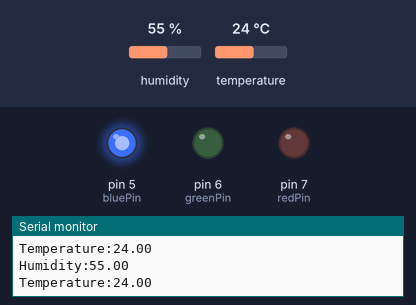
A sketch run on a simulated Arduino Uno, built with avr-gcc and run on an emulated ATmega328P. Parts: output pins drawn as LEDs (lit = HIGH), the last lines printed to the serial monitor. The inputs (shaded band) are chosen by the test bench; at power-on: temperature 24 °C, humidity 55 %.

Above: at 5.1 s.
5.2 s: temperature set to 27 °C
At 7.0 s:
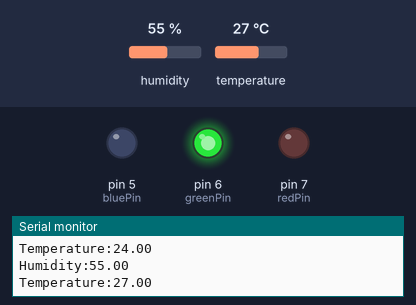
8.6 s: temperature set to 12 °C
At 9.6 s:
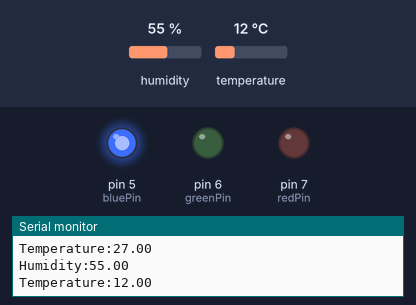
12.0 s: temperature set to 28 °C
At 14.9 s:
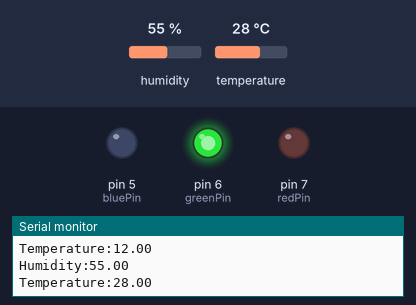
Timing chart, 0 to 16.4 s (numbered marks = the images above; inputs shaded):
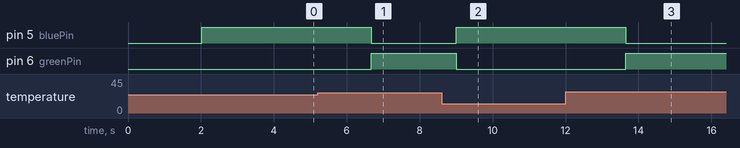

Measured:
- the behaviour switches between 25 and 26 °C on temperature (found by bisection; images 0 and 1)
- after the input at 5.2 s, pin 5 (bluePin): HIGH → LOW after 1.5 s; pin 6 (greenPin): LOW → HIGH after 1.5 s
- after the input at 8.6 s, pin 5 (bluePin): LOW → HIGH after 0.40 s; pin 6 (greenPin): HIGH → LOW after 0.40 s
- after the input at 12.0 s, pin 5 (bluePin): HIGH → LOW after 1.6 s; pin 6 (greenPin): LOW → HIGH after 1.6 s

The sketch:

sketch_jan16a.ino
```cpp
#include "DHT.h"

#define dht_1 2
#define DHTTYPE DHT11
DHT dht(dht_1,DHTTYPE);


int redPin=7;
int greenPin=6;
int bluePin=5;

void setup() {
  // put your setup code here, to run once:
  Serial.begin(9600);
  dht.begin();
  pinMode(redPin,OUTPUT);
  pinMode(greenPin,OUTPUT);
  pinMode(bluePin,OUTPUT);
}

void loop() {
  // put your main code here, to run repeatedly:
  delay(2000);

  float humidity=dht.readHumidity();
  float temp=dht.readTemperature();

  if(temp<=25){
    setColor(0, 0, 255); // Blue Color
    Serial.print("Humidity:");
    Serial.println(humidity);
    Serial.print("Temperature:");
    Serial.println(temp);
    delay(300);
    }
  else if(temp>25 && temp<=50){
    setColor(0, 255, 0); // Green Color
    Serial.print("Humidity:");
    Serial.println(humidity);
    Serial.print("Temperature:");
    Serial.println(temp);
    delay(300);
    }
  else if (temp>50){
   setColor(255, 0, 0); // Red Color
   Serial.print("Humidity:");
   Serial.println(humidity);
   Serial.print("Temperature:");
   Serial.println(temp);
   delay(1000);
  }
}

void setColor(int redValue,int greenValue,int blueValue){
  analogWrite(redPin,redValue);
  analogWrite(greenPin,greenValue);
  analogWrite(bluePin,blueValue);
  }
```
